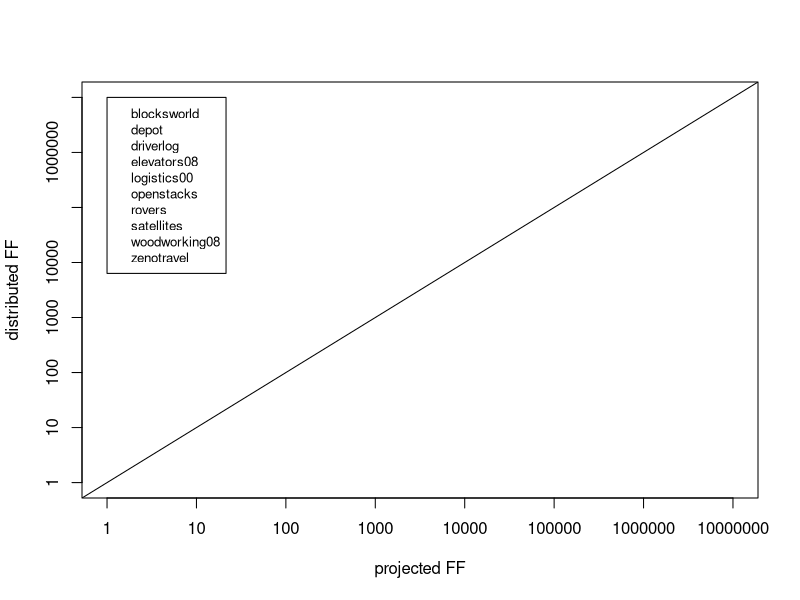

The R source for this figure: (Note: this script raises an error after producing the figure.)

require(plyr)
#library(RColorBrewer)
options(width = 160, height = 160)



data <- read.csv("avg-dth-per-problem.csv")


data$domainShort <- gsub("benchmarks/","",data$domain)
data$domainShort <- gsub("/domain.pddl","",data$domainShort)
data$problemShort <- gsub("benchmarks/","",data$problem)

data <- subset(data, data$domainShort != "sokoban")
data <- subset(data, data$domainShort != "transport")
data <- subset(data, data$domainShort != "mablocks")
data <- subset(data, data$domainShort != "rovers-large")
data <- subset(data, data$domainShort != "satellites-hc")

#data <- subset(data, data$domainShort != "satellites")
#data <- subset(data, data$domainShort != "rovers")
#data <- subset(data, data$domainShort != "logistics00")
#data <- subset(data, data$domainShort != "zenotravel")
#data <- subset(data, data$domainShort != "openstacks")

dataProj <- subset(data, data$heuristic == "FF" & data$recursionLevel == 0)
dataDist <- subset(data, data$heuristic == "PPsaFF-sync")

dataMerge <- merge(dataDist,dataProj,by="problemShort")

dataMerge$ratioExpanded <- dataMerge$expandedStatesM.y / dataMerge$expandedStatesM.x

statesPerDomain <- ddply(dataMerge, "domain.x", summarise,meanExpanded = mean(ratioExpanded))

out = format(statesPerDomain, scientific = FALSE, digits = 2, nsmall = 1)
write.table(out, "expanded_states_per_domain_dist_vs_proj.csv", quote = FALSE, sep = ",", row.names = FALSE)



columnx <- "expandedStatesM.y"
columny <- "expandedStatesM.x"



colors <- palette(c( "red2", "green2",  "blue2","red4", "lightsalmon4", "lightblue", "black", "gray50", "lightsalmon4", "darkgoldenrod1", "lightblue", "lightsalmon4", "lightsalmon4",  "blue3","red3", "gray75"))

dataMerge$plotchar <- as.numeric(dataMerge$domain.x)
dataMerge$color <- colors[as.numeric(dataMerge$domain.x)]

pdf("expandedStatesProjDistRatio.pdf")

getOption("scipen")
opt <- options("scipen" = 10)
getOption("scipen")
plot(dataMerge[,columnx],dataMerge[,columny],xlim=c(1,10000000), ylim=c(1,10000000),xlab="projected FF",ylab="distributed FF",log="xy",col=dataMerge$color,pch=dataMerge$plotchar) #plotchar[data_h1_h2$domain.x]
abline(0,1)
legend(1,10000000,unique(dataMerge$domainShort.x),cex=0.8,col=unique(dataMerge$color),pch=unique(dataMerge$plotchar))

dev.off()

dataDom <- subset(dataMerge,dataMerge$domainShort.x == "blocksworld")
h <- as.matrix(dataDom$expandedStatesM.x)
hd <- as.matrix(dataDom$expandedStatesM.y)
reg <- lm(hd ~ h) 
abline(1,summary(reg)$coefficients[2,1],col="red2",lty="dashed")

dataDom <- subset(dataMerge,dataMerge$domainShort.x == "woodworking08")
h <- as.matrix(dataDom$expandedStatesM.x)
hd <- as.matrix(dataDom$expandedStatesM.y)
reg <- lm(hd ~ h) 
abline(summary(reg)$coefficients[1,1],summary(reg)$coefficients[2,1],col="lightsalmon4",lty="twodash")

#dev.off()





